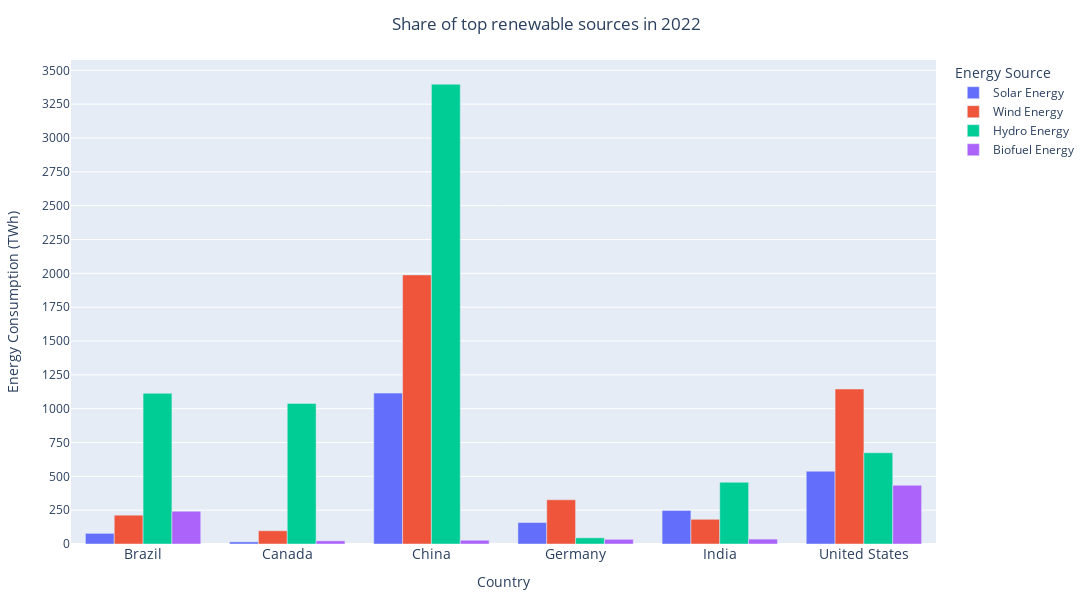

Source (notebook cell):
### Code cell
fig = px.bar(melted_data, x="country", y="consumed_energy", color="energy_source", barmode="group",
             title = "Share of top renewable sources in 2022",
             labels={'country': 'Country', 'Energy Consumption (TWh)': 'Energy Consumption (TWh)'})

fig.update_layout(
    title_x=0.5,  # Center the title
    yaxis=dict(title='Energy Consumption (TWh)', title_standoff=20, dtick=250),  # Space y-axis labels away from the plot
    xaxis=dict(tickfont=dict(size=14)),  # Increase x-axis label font size
    legend_title="Energy Source",
    margin=dict(l=20, r=20, t=60, b=20),  # Decrease whitespace around the plot
    width=1100, height=600  # Increase plot size
)

# Update trace names to change legend labels
newnames = {"solar_consumption": "Solar Energy", "wind_consumption": "Wind Energy", "hydro_consumption": "Hydro Energy", "biofuel_consumption": "Biofuel Energy"}
fig.for_each_trace(lambda t: t.update(name = newnames[t.name],
                                      legendgroup = newnames[t.name],
                                      hovertemplate = t.hovertemplate.replace(t.name, newnames[t.name])
                                     ))

fig.show()

### Figure 1 — Plotly figure (JSON) as saved in the notebook; plotly's stock layout.template omitted (floating-point values rounded to 4 significant figures)
{"data": [{"alignmentgroup": "True", "hovertemplate": "energy_source=Solar Energy<br>Country=%{x}<br>consumed_energy=%{y}<extra></extra>", "legendgroup": "Solar Energy", "marker": {"color": "#636efa", "pattern": {"shape": ""}}, "name": "Solar Energy", "offsetgroup": "solar_consumption", "orientation": "v", "showlegend": true, "textposition": "auto", "type": "bar", "x": ["Brazil", "Canada", "China", "Germany", "India", "United States"], "xaxis": "x", "y": [78.54, 15.68, 1115.0, 158.5, 248.1, 537.5], "yaxis": "y"}, {"alignmentgroup": "True", "hovertemplate": "energy_source=Wind Energy<br>Country=%{x}<br>consumed_energy=%{y}<extra></extra>", "legendgroup": "Wind Energy", "marker": {"color": "#EF553B", "pattern": {"shape": ""}}, "name": "Wind Energy", "offsetgroup": "wind_consumption", "orientation": "v", "showlegend": true, "textposition": "auto", "type": "bar", "x": ["Brazil", "Canada", "China", "Germany", "India", "United States"], "xaxis": "x", "y": [212.8, 97.83, 1988.0, 326.6, 182.6, 1145.0], "yaxis": "y"}, {"alignmentgroup": "True", "hovertemplate": "energy_source=Hydro Energy<br>Country=%{x}<br>consumed_energy=%{y}<extra></extra>", "legendgroup": "Hydro Energy", "marker": {"color": "#00cc96", "pattern": {"shape": ""}}, "name": "Hydro Energy", "offsetgroup": "hydro_consumption", "orientation": "v", "showlegend": true, "textposition": "auto", "type": "bar", "x": ["Brazil", "Canada", "China", "Germany", "India", "United States"], "xaxis": "x", "y": [1114.0, 1039.0, 3397.0, 45.62, 456.1, 674.1], "yaxis": "y"}, {"alignmentgroup": "True", "hovertemplate": "energy_source=Biofuel Energy<br>Country=%{x}<br>consumed_energy=%{y}<extra></extra>", "legendgroup": "Biofuel Energy", "marker": {"color": "#ab63fa", "pattern": {"shape": ""}}, "name": "Biofuel Energy", "offsetgroup": "biofuel_consumption", "orientation": "v", "showlegend": true, "textposition": "auto", "type": "bar", "x": ["Brazil", "Canada", "China", "Germany", "India", "United States"], "xaxis": "x", "y": [242.0, 23.5, 27.87, 34.68, 36.2, 433.9], "yaxis": "y"}], "layout": {"barmode": "group", "height": 600, "legend": {"title": {"text": "Energy Source"}, "tracegroupgap": 0}, "margin": {"b": 20, "l": 20, "r": 20, "t": 60}, "title": {"text": "Share of top renewable sources in 2022", "x": 0.5}, "width": 1100, "xaxis": {"anchor": "y", "domain": [0, 1], "tickfont": {"size": 14}, "title": {"text": "Country"}}, "yaxis": {"anchor": "x", "domain": [0, 1], "dtick": 250, "title": {"standoff": 20, "text": "Energy Consumption (TWh)"}}}}
